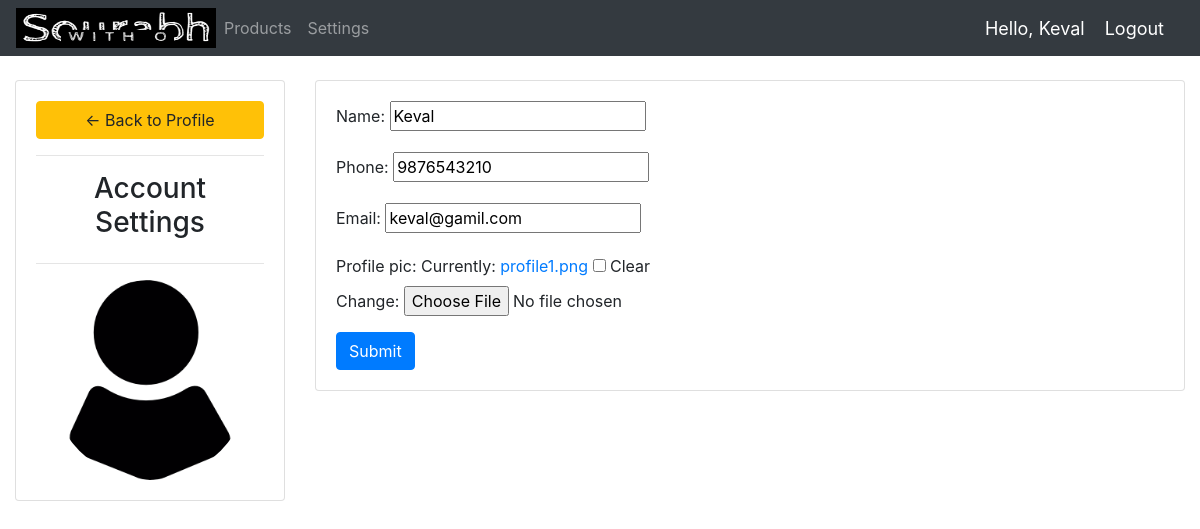
Screenshot of /account/ (signed in) with the database file from the repository.
### accounts/models.py (models this page shows, shortened)
class Customer(models.Model):
    user = models.OneToOneField(User, null=True, blank=True, on_delete=models.CASCADE)
    name= models.CharField(max_length=200,null=True)
    phone=models.CharField(max_length=200,null=True)
    email=models.CharField(max_length=200,null=True)
    date_created=models.DateTimeField(auto_now_add=True,null=True)
    profile_pic = models.ImageField(default="profile1.png", null=True, blank=True)

### accounts/decorators.py (the view)
		def wrapper_func(request, *args, **kwargs):
			group = None
			if request.user.groups.exists():
				group = request.user.groups.all()[0].name
			if group in allowed_roles:
				return view_func(request, *args, **kwargs)
			else:
				return HttpResponse('You are not authorized to view this page')

### accounts/forms.py
class CustomerForm(ModelForm):
	class Meta:
		model = Customer
		fields = '__all__'
		exclude = ['user']

### accounts/views.py (called while the page is built)
@login_required(login_url='login')
@allowed_users(allowed_roles=['customer'])
def accountSettings(request):
	customer = request.user.customer
	form = CustomerForm(instance=customer)
	if request.method == 'POST':
		form = CustomerForm(request.POST, request.FILES,instance=customer)
		if form.is_valid():
			form.save()
	context = {'form':form}
	return render(request, 'accounts/account_settings.html', context)

### accounts/templates/accounts/account_settings.html (shortened to what this page needs)
{%  extends 'accounts/main.html' %}
{% load static %}
{% block content %}
<br>
<div class="row">
	<div class="col-md-3">
		<div class="card card-body">
			<a class="btn btn-warning" href="{% url 'home' %}"> &#8592; Back to Profile</a>
			<hr>
			<h3 style="text-align: center">Account Settings</h3>
			<hr>
			<img class="profile-pic" src="{{request.user.customer.profile_pic.url}}" >
		</div>
	</div>
	<div class="col-md-9">
		<div class="card card-body">
			<form method="POST" action="" enctype="multipart/form-data">
				{{form.as_p}}
			<input class="btn btn-primary" type="submit" name="Update Information">
			</form>
		</div>
	</div>
</div>
{% endblock %}

### accounts/templates/accounts/navbar.html (shortened to what this page needs)
{%load static%}
<nav class="navbar navbar-expand-lg navbar-dark bg-dark">
    <a href="{% url 'home'%}"><img src="{% static '/images/logo.png'%}" width="200" height="40"/>
    <div class="collapse navbar-collapse" id="navbarNav">
      <ul class="navbar-nav">
        {% if request.user.is_staff %}
        <li class="nav-item active">
          <a class="nav-link" href="{% url 'home'%}">DashBoard<span class="sr-only">(current)</span></a>
        </li>
        <li class="nav-item">
          <a class="nav-link" href="{% url 'products'%}">Products</a>
        </li>
        {% else %}
        <li class="nav-item">
          <a class="nav-link" href="{% url 'products'%}">Products</a>
        </li>
        <li class="nav-item">
          <a class="nav-link" href="{% url 'account' %}">Settings</a>
        </li>
        {% endif %}
      </ul>
    </div>
    <span class="hello-msg">Hello, {{request.user}}</span>
  <span ><a  class="hello-msg" href="{% url 'logout' %}">Logout</a></span>
  </nav>

### accounts/templates/accounts/navbar.html (style rules this page uses)
.hello-msg { font-size: 18px; color: #fff; margin-right: 20px; }

### accounts/templates/accounts/account_settings.html (style rules this page uses)
.profile-pic { max-width: 200px; max-height:200px; margin: 0 auto; border-radius: 50%; }

### rows the page displays
Customer: name "Keval", phone "9876543210", email "keval@gamil.com"

### other values shown
{{ request.user }} "Keval"
